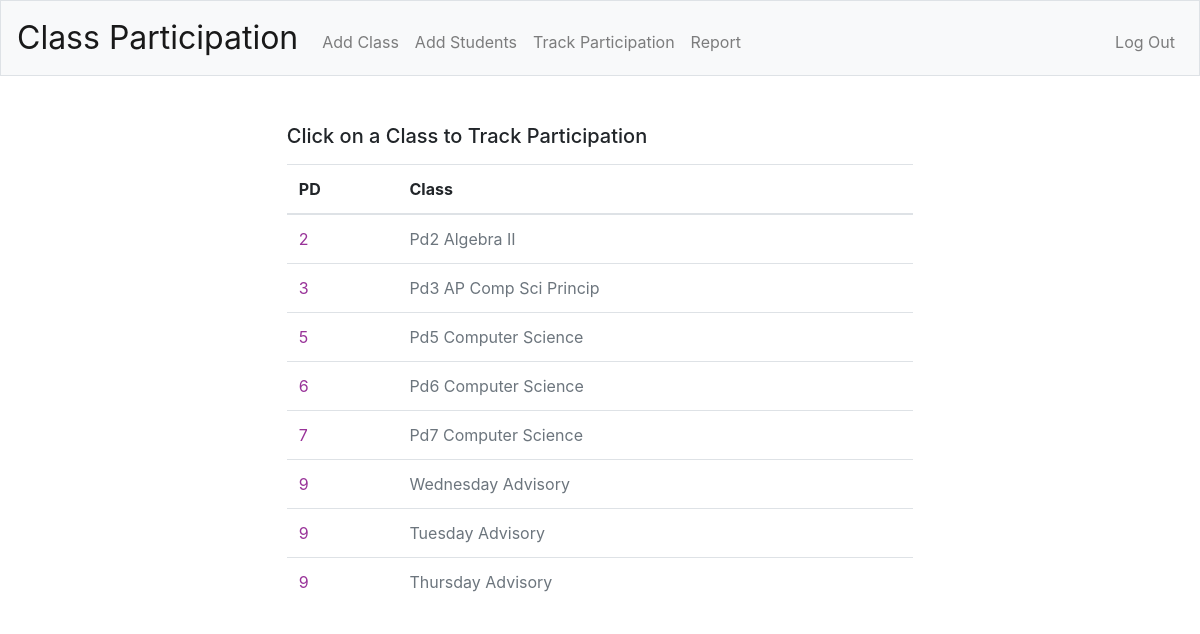
The page /participation (signed in) on the database its author committed.
### tables this page shows
CREATE TABLE "classes" (
	"id"	INTEGER,
	"teacher_id"	INTEGER NOT NULL,
	"class_name"	TEXT NOT NULL,
	"class_period"	INTEGER NOT NULL,
	"class_code"	TEXT NOT NULL,
	"section"	INTEGER,
	PRIMARY KEY("id" AUTOINCREMENT)
);

### app.py (the view)
@app.route("/participation")
@login_required
def participation():
    classes = db.execute("SELECT * FROM classes WHERE teacher_id = ?", session["user_id"])
    return render_template("select_class.html", classes=classes)

### app.py (called while the page is built)
@app.after_request
def after_request(response):
    response.headers["Cache-Control"] = "no-cache, no-store, must-revalidate"
    response.headers["Expires"] = 0
    response.headers["Pragma"] = "no-cache"
    return response

### helpers.py (called while the page is built)
def login_required(f):
    @wraps(f)
    def decorated_function(*args, **kwargs):
        if session.get("user_id") is None:
            return redirect("/login")
        return f(*args, **kwargs)
    return decorated_function

### templates/select_class.html (shortened to what this page needs)
{% extends "layout.html" %}
{% block main %}
  <div id="select_class">
    <h5 class="mb-3">Click on a Class to Track Participation</h5>
    <table class="table table-hover">
      <thead>
        <tr>
          <th scope="col">PD</th>
          <th scope="col">Class</th>
        </tr>
      </thead>
      <tbody>
       {% for class in classes %}
        <tr>
          <td id="period">{{ class.class_period }}</td>
          <td><a class="text-secondary" href="/select?class={{ class.id }}">{{ class.class_name }}</a></td>
        </tr>
       {% endfor %}
      </tbody>
    </table>
    </div>
{% endblock %}

### templates/layout.html (shortened to what this page needs)
<!DOCTYPE html>
<html lang="en">
    <head>
        <link rel="stylesheet" href="https://cdn.jsdelivr.net/npm/bootstrap@4.5.3/dist/css/bootstrap.min.css">
        <link href="/static/styles.css" rel="stylesheet">
    </head>
    <body>
        <nav class="navbar navbar-expand-md navbar-light bg-light border">
            <a class="navbar-brand" href="/">Class Participation</a>
            <div class="collapse navbar-collapse" id="navbar">
                {% if session.user_id %}
                    <ul class="navbar-nav mr-auto mt-2">
                        <li class="nav-item"><a class="nav-link" href="/classes">Add Class</a></li>
                        <li class="nav-item"><a class="nav-link" href="/students">Add Students</a></li>
                        <li class="nav-item"><a class="nav-link" href="/participation">Track Participation</a></li>
                        <li class="nav-item"><a class="nav-link" href="/report">Report</a></li>
                    </ul>
                    <ul class="navbar-nav ml-auto mt-2">
                        <li class="nav-item"><a class="nav-link" href="/logout">Log Out</a></li>
                    </ul>
                {% else %}
                    <ul class="navbar-nav ml-auto mt-2">
                        <li class="nav-item"><a class="nav-link" href="/register">Register</a></li>
                        <li class="nav-item"><a class="nav-link" href="/login">Log In</a></li>
                    </ul>
                {% endif %}
            </div>
        </nav>
        <main class="container p-5">
            {% block main %}{% endblock %}
        </main>
    </body>
</html>

### static/styles.css (style rules this page uses)
nav .navbar-brand { font-size: xx-large; }
main { overflow-x: auto; text-align: center; }

### templates/select_class.html (style rules this page uses)
#select_class { text-align: left; width: 60%; margin: auto; }
#period { color: #993399; }

### rows shown on the page
classes: class_period "2", class_name "Pd2 Algebra II"
classes: class_period "3", class_name "Pd3 AP Comp Sci Princip"
classes: class_period "5", class_name "Pd5 Computer Science"
classes: class_period "6", class_name "Pd6 Computer Science"
classes: class_period "7", class_name "Pd7 Computer Science"
classes: class_period "9", class_name "Wednesday Advisory"
classes: class_period "9", class_name "Tuesday Advisory"
classes: class_period "9", class_name "Thursday Advisory"
